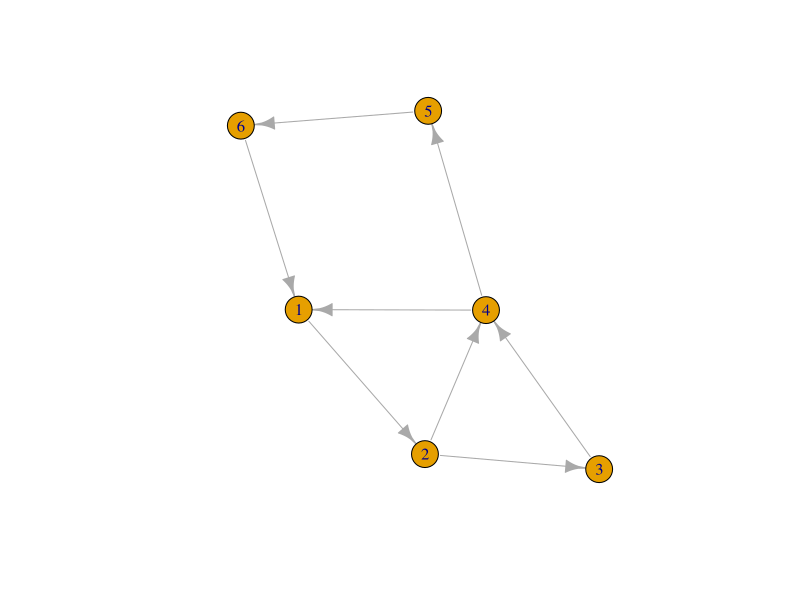

The R source for this figure:
#là một đồ thị được tạo thành từ tập hợp các đỉnh được nối bởi các cạnh, trong đó các cạnh có hướng liên kết với chúng.
install.packages('igraph')
library(igraph)
# nối theo từng cặp một  (1,2), (2,3)....
a = make_graph(c(1, 2, 2, 3, 3, 4, 5, 6, 4,1, 2,4, 4,5, 6,1), directed = TRUE)
plot(a)
